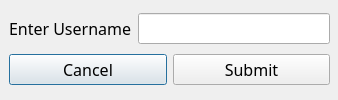
<?xml version="1.0" encoding="UTF-8"?>
<ui version="4.0">
 <class>Dialog</class>
 <widget class="QDialog" name="Dialog">
  <property name="geometry">
   <rect>
    <x>0</x>
    <y>0</y>
    <width>338</width>
    <height>100</height>
   </rect>
  </property>
  <property name="windowTitle">
   <string>Add Contact</string>
  </property>
  <widget class="QWidget" name="verticalLayoutWidget">
   <property name="geometry">
    <rect>
     <x>9</x>
     <y>9</y>
     <width>321</width>
     <height>82</height>
    </rect>
   </property>
   <property name="font">
    <font>
     <family>IRANYekan</family>
     <pointsize>12</pointsize>
    </font>
   </property>
   <layout class="QVBoxLayout" name="verticalLayout">
    <item>
     <layout class="QHBoxLayout" name="horizontalLayout">
      <item>
       <widget class="QLabel" name="label">
        <property name="font">
         <font>
          <family>IRANYekan</family>
          <pointsize>12</pointsize>
         </font>
        </property>
        <property name="text">
         <string>Enter Username</string>
        </property>
       </widget>
      </item>
      <item>
       <widget class="QLineEdit" name="lineEdit">
        <property name="font">
         <font>
          <family>IRANYekan</family>
          <pointsize>12</pointsize>
         </font>
        </property>
       </widget>
      </item>
     </layout>
    </item>
    <item>
     <layout class="QHBoxLayout" name="horizontalLayout_2">
      <item>
       <widget class="QPushButton" name="pushButton">
        <property name="text">
         <string>Cancel</string>
        </property>
       </widget>
      </item>
      <item>
       <widget class="QPushButton" name="pushButton_2">
        <property name="text">
         <string>Submit</string>
        </property>
       </widget>
      </item>
     </layout>
    </item>
   </layout>
  </widget>
 </widget>
 <resources/>
 <connections/>
</ui>
